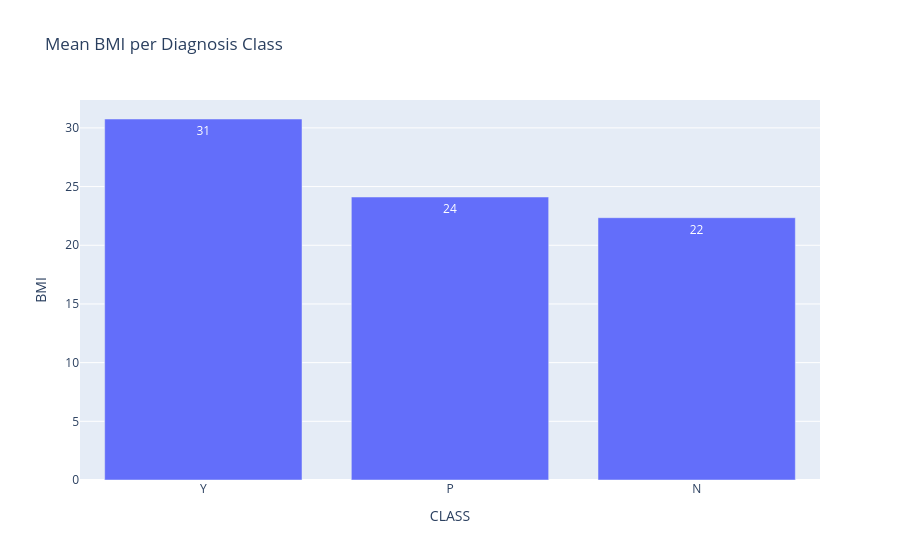

Write notebook code for a chart like this one.
### Markdown cell above
#### Mean BMI per CLASS

### Code cell
df_grouped = df.groupby('CLASS')['BMI'].mean().sort_values(ascending = False).reset_index()
fig_2 = px.bar(df_grouped, x="CLASS", y="BMI", title="Mean BMI per Diagnosis Class",text_auto='.2s') 
fig_2.show()

### Figure 1 — Plotly figure (JSON) as saved in the notebook; plotly's stock layout.template omitted (floating-point values rounded to 4 significant figures)
{"data": [{"alignmentgroup": "True", "hovertemplate": "CLASS=%{x}<br>BMI=%{y}<extra></extra>", "legendgroup": "", "marker": {"color": "#636efa", "pattern": {"shape": ""}}, "name": "", "offsetgroup": "", "orientation": "v", "showlegend": false, "textposition": "auto", "texttemplate": "%{y:.2s}", "type": "bar", "x": ["Y", "P", "N"], "xaxis": "x", "y": [30.76, 24.11, 22.35], "yaxis": "y"}], "layout": {"barmode": "relative", "legend": {"tracegroupgap": 0}, "title": {"text": "Mean BMI per Diagnosis Class"}, "xaxis": {"anchor": "y", "domain": [0, 1], "title": {"text": "CLASS"}}, "yaxis": {"anchor": "x", "domain": [0, 1], "title": {"text": "BMI"}}}}
